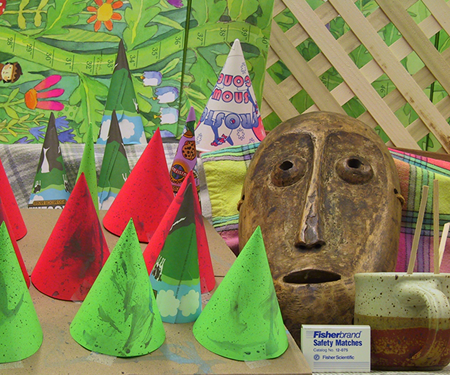
#> input picture images/cones_left.png, 450 x 375 px
$ jupyter execute sgbm_opencv.ipynb
#> lines starting #> are read from the running program, lines starting #| are printed output that depends on the picture
# Baseline: OpenCV StereoSGBM

This notebook computes a disparity map with OpenCV's **Semi-Global Block Matching** (SGBM), used as a reference for the dynamic programming implementation in `stereo_dp.ipynb`.

[cell 1]
import cv2
import numpy as np
import matplotlib.pyplot as plt

## 1. Load the images

SGBM, like the DP method, needs a **rectified** pair: the images are aligned so that epipolar lines (where the matching point must lie) are horizontal, reducing the search to a single row.

Rectification requires the stereo calibration parameters ($K_L, K_R, R, T, D_L, D_R$). Most stereo datasets (Middlebury, KITTI…) already provide rectified images, which is the case here. See [Image rectification](https://en.wikipedia.org/wiki/Image_rectification) for details.

[cell 2]
img_left_color = cv2.imread("../images/cones_left.png")
#> img_left_color is the input picture: shape (375, 450, 3); mean B, G, R 82.3, 130.2, 132.6
img_right_color = cv2.imread("../images/cones_right.png")
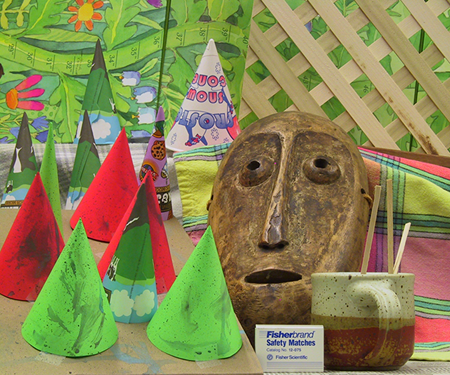
#> input picture images/cones_right.png, 450 x 375 px
#> img_right_color is the input picture: shape (375, 450, 3); mean B, G, R 83.6, 133.3, 137.4

img_left = cv2.cvtColor(img_left_color, cv2.COLOR_BGR2GRAY)
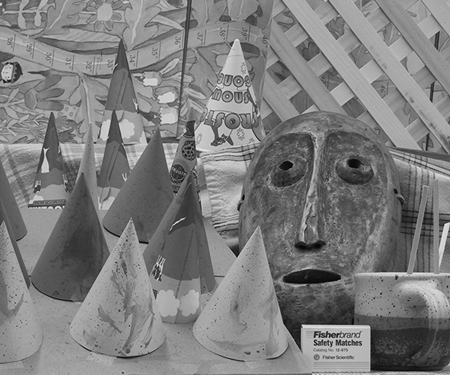
#> img_left: shape (375, 450); min 0, max 235, mean 125.5
img_right = cv2.cvtColor(img_right_color, cv2.COLOR_BGR2GRAY)
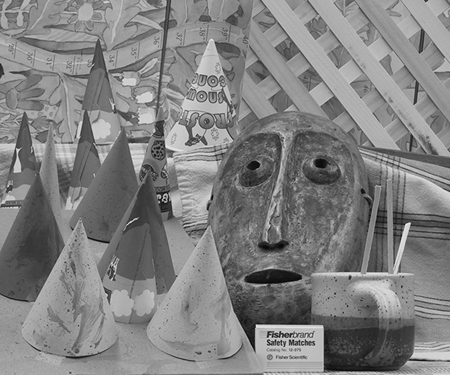
#> img_right: shape (375, 450); min 0, max 244, mean 128.9

fig, ax = plt.subplots(1, 2, figsize=(10, 4))
ax[0].imshow(img_left, cmap="gray"); ax[0].set_title("Left image"); ax[0].axis("off")
ax[1].imshow(img_right, cmap="gray"); ax[1].set_title("Right image"); ax[1].axis("off")
plt.tight_layout(); plt.show()
#> after `plt.tight_layout()`:
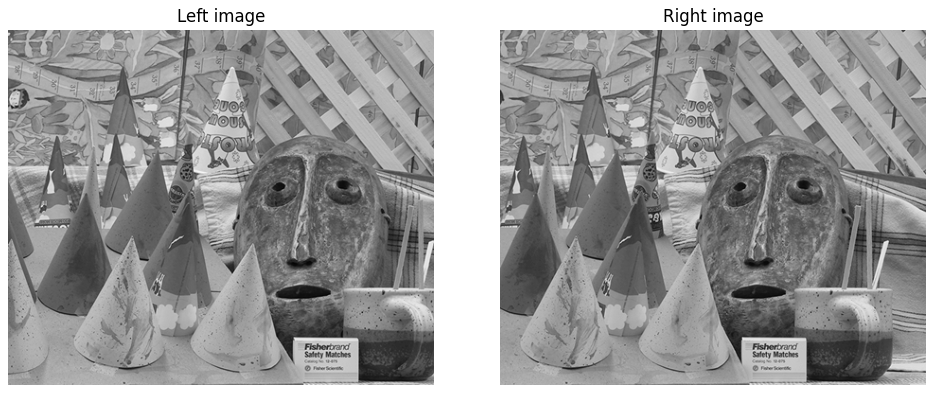
#> figure drawn by matplotlib, 2 panels

## 2. `cv2.StereoSGBM.create()`

**Disparity** is the horizontal offset of the same scene point between the two images; it is inversely proportional to depth.

SGBM improves on simple block matching by aggregating costs semi-globally: it penalises sudden disparity changes along several directions, giving a smoother and more consistent map.

Key parameters:

* `numDisparities` — maximum disparity searched (multiple of 16).
* `blockSize` — size of the window compared between the images.
* `P1` / `P2` — smoothness penalties for disparity changes of 1 and of more than 1.

[cell 3]
numDisparities = 96  # must be a multiple of 16
blockSize = 5        # odd, typically 3-11

# P1: penalty for a disparity change of 1 between neighbouring pixels.
# P2: penalty for a change larger than 1 (P2 > P1).
cn = 1  # number of channels (1 for grayscale, 3 for colour)
P1 = 8 * cn * blockSize**2
P2 = 32 * cn * blockSize**2

stereo = cv2.StereoSGBM.create(
    minDisparity=0,
    numDisparities=numDisparities,
    blockSize=blockSize,
    P1=P1,
    P2=P2,
    uniquenessRatio=10,
    disp12MaxDiff=1,
)

# SGBM returns fixed-point disparities multiplied by 16
disparity = stereo.compute(img_left, img_right).astype(np.float32) / 16.0
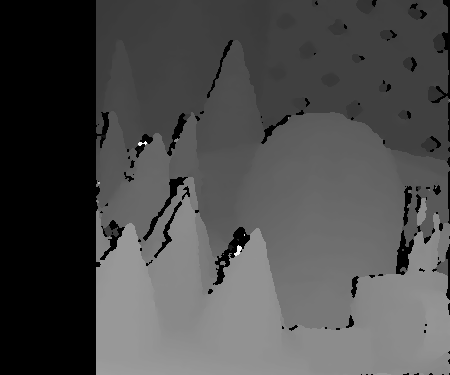
#> disparity: shape (375, 450) float32; min -1, max 85.88, mean 25.1; drawn with min black and max white

## 3. Result

[cell 4]
fig, ax = plt.subplots(1, 2, figsize=(11, 4))
ax[0].imshow(cv2.cvtColor(img_left_color, cv2.COLOR_BGR2RGB)); ax[0].set_title("Rectified left image"); ax[0].axis("off")
im = ax[1].imshow(disparity, cmap="jet"); ax[1].set_title("Disparity map"); ax[1].axis("off")
fig.colorbar(im, ax=ax[1], fraction=0.046, pad=0.04)
plt.tight_layout(); plt.show()
#> after `plt.tight_layout()`:
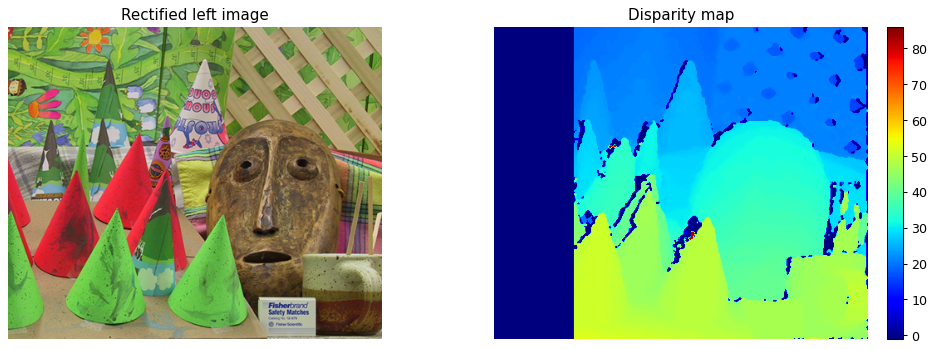
#> figure drawn by matplotlib, 3 panels
